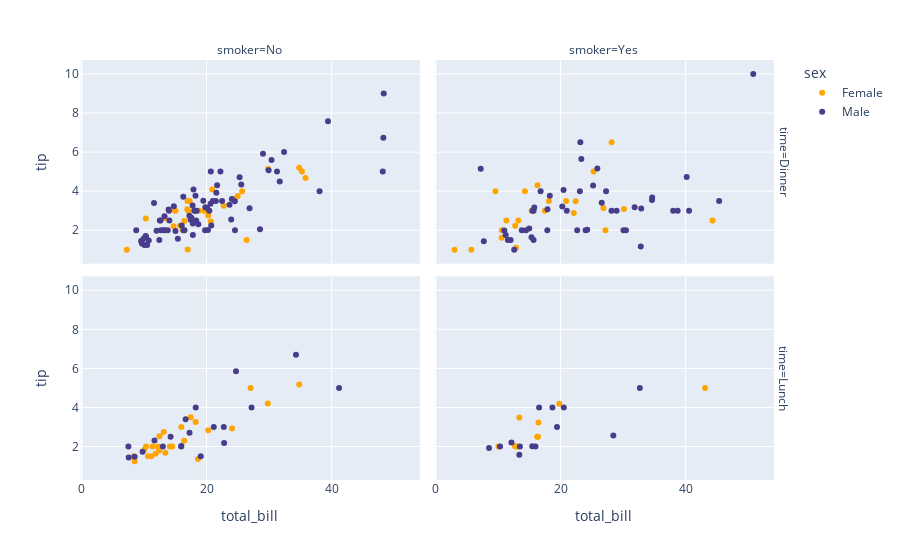

Here is the notebook cell this chart was saved with:
### Markdown cell above
### The tips dataset

### Code cell
fig = px.scatter(tips, x="total_bill", y="tip", color="sex", facet_col="smoker", facet_row="time", color_discrete_sequence=['orange', 'darkslateblue'])
fig.show()

# CSS color values: https://www.w3.org/wiki/CSS/Properties/color/keywords

### Figure 1 — Plotly figure (JSON) as saved in the notebook; plotly's stock layout.template omitted (floating-point values rounded to 4 significant figures)
{"data": [{"hovertemplate": "sex=Female<br>time=Dinner<br>smoker=No<br>total_bill=%{x}<br>tip=%{y}<extra></extra>", "legendgroup": "Female", "marker": {"color": "orange", "symbol": "circle"}, "mode": "markers", "name": "Female", "orientation": "v", "showlegend": true, "type": "scatter", "x": [16.99, 24.59, 35.26, 14.83, 10.33, 16.97, 20.29, 15.77, 19.65, 15.06, 20.69, 16.93, 10.29, 34.81, 26.41, 16.45, 17.07, 14.73, 22.75, 20.92, 7.25, 25.71, 17.31, 29.85, 25, 13.39, 16.21, 35.83, 18.78], "xaxis": "x3", "y": [1.01, 3.61, 5, 3.02, 1.67, 3.5, 2.75, 2.23, 3, 3, 2.45, 3.07, 2.6, 5.2, 1.5, 2.47, 3, 2.2, 3.25, 4.08, 1, 4, 3.5, 5.14, 3.75, 2.61, 2, 4.67, 3], "yaxis": "y3"}, {"hovertemplate": "sex=Female<br>time=Dinner<br>smoker=Yes<br>total_bill=%{x}<br>tip=%{y}<extra></extra>", "legendgroup": "Female", "marker": {"color": "orange", "symbol": "circle"}, "mode": "markers", "name": "Female", "orientation": "v", "showlegend": false, "type": "scatter", "x": [3.07, 26.86, 25.28, 5.75, 16.32, 11.35, 15.38, 44.3, 22.42, 14.31, 17.51, 10.59, 10.63, 9.6, 20.9, 18.15, 12.76, 13.27, 28.17, 12.9, 30.14, 22.12, 27.18], "xaxis": "x4", "y": [1, 3.14, 5, 1, 4.3, 2.5, 3, 2.5, 3.48, 4, 3, 1.61, 2, 4, 3.5, 3.5, 2.23, 2.5, 6.5, 1.1, 3.09, 2.88, 2], "yaxis": "y4"}, {"hovertemplate": "sex=Female<br>time=Lunch<br>smoker=No<br>total_bill=%{x}<br>tip=%{y}<extra></extra>", "legendgroup": "Female", "marker": {"color": "orange", "symbol": "circle"}, "mode": "markers", "name": "Female", "orientation": "v", "showlegend": false, "type": "scatter", "x": [10.07, 34.83, 10.65, 12.43, 24.08, 13.42, 12.48, 29.8, 14.52, 11.38, 20.27, 11.17, 12.26, 18.26, 8.51, 10.33, 14.15, 13.16, 17.47, 27.05, 16.43, 8.35, 18.64, 11.87, 15.98], "xaxis": "x", "y": [1.83, 5.17, 1.5, 1.8, 2.92, 1.68, 2.52, 4.2, 2, 2, 2.83, 1.5, 2, 3.25, 1.25, 2, 2, 2.75, 3.5, 5, 2.3, 1.5, 1.36, 1.63, 3], "yaxis": "y"}, {"hovertemplate": "sex=Female<br>time=Lunch<br>smoker=Yes<br>total_bill=%{x}<br>tip=%{y}<extra></extra>", "legendgroup": "Female", "marker": {"color": "orange", "symbol": "circle"}, "mode": "markers", "name": "Female", "orientation": "v", "showlegend": false, "type": "scatter", "x": [19.81, 43.11, 13, 12.74, 13, 16.4, 16.47, 13.42, 16.27, 10.09], "xaxis": "x2", "y": [4.19, 5, 2, 2.01, 2, 2.5, 3.23, 3.48, 2.5, 2], "yaxis": "y2"}, {"hovertemplate": "sex=Male<br>time=Dinner<br>smoker=No<br>total_bill=%{x}<br>tip=%{y}<extra></extra>", "legendgroup": "Male", "marker": {"color": "darkslateblue", "symbol": "circle"}, "mode": "markers", "name": "Male", "orientation": "v", "showlegend": true, "type": "scatter", "x": [10.34, 21.01, 23.68, 25.29, 8.77, 26.88, 15.04, 14.78, 10.27, 15.42, 18.43, 21.58, 16.29, 20.65, 17.92, 39.42, 19.82, 17.81, 13.37, 12.69, 21.7, 9.55, 18.35, 17.78, 24.06, 16.31, 18.69, 31.27, 16.04, 17.46, 13.94, 9.68, 30.4, 18.29, 22.23, 32.4, 28.55, 18.04, 12.54, 9.94, 25.56, 19.49, 48.27, 17.59, 20.08, 20.23, 12.02, 10.51, 22.49, 12.46, 18.24, 14, 38.07, 23.95, 29.93, 14.07, 13.13, 17.26, 24.55, 19.77, 48.17, 16.49, 21.5, 12.66, 13.81, 24.52, 20.76, 31.71, 20.69, 48.33, 20.45, 13.28, 11.61, 10.77, 10.07, 29.03, 17.82], "xaxis": "x3", "y": [1.66, 3.5, 3.31, 4.71, 2, 3.12, 1.96, 3.23, 1.71, 1.57, 3, 3.92, 3.71, 3.35, 4.08, 7.58, 3.18, 2.34, 2, 2, 4.3, 1.45, 2.5, 3.27, 3.6, 2, 2.31, 5, 2.24, 2.54, 3.06, 1.32, 5.6, 3, 5, 6, 2.05, 3, 2.5, 1.56, 4.34, 3.51, 6.73, 2.64, 3.15, 2.01, 1.97, 1.25, 3.5, 1.5, 3.76, 3, 4, 2.55, 5.07, 2.5, 2, 2.74, 2, 2, 5, 2, 3.5, 2.5, 2, 3.48, 2.24, 4.5, 5, 9, 3, 2.72, 3.39, 1.47, 1.25, 5.92, 1.75], "yaxis": "y3"}, {"hovertemplate": "sex=Male<br>time=Dinner<br>smoker=Yes<br>total_bill=%{x}<br>tip=%{y}<extra></extra>", "legendgroup": "Male", "marker": {"color": "darkslateblue", "symbol": "circle"}, "mode": "markers", "name": "Male", "orientation": "v", "showlegend": false, "type": "scatter", "x": [38.01, 11.24, 20.29, 13.81, 11.02, 18.29, 15.01, 17.92, 28.97, 40.17, 27.28, 12.03, 21.01, 15.36, 20.49, 25.21, 50.81, 15.81, 7.25, 31.85, 16.82, 32.9, 17.89, 14.48, 34.63, 34.65, 23.33, 45.35, 23.17, 40.55, 30.46, 23.1, 15.69, 26.59, 38.73, 24.27, 30.06, 25.89, 28.15, 11.59, 7.74, 24.01, 15.69, 15.53, 12.6, 32.83, 22.67], "xaxis": "x4", "y": [3, 1.76, 3.21, 2, 1.98, 3.76, 2.09, 3.08, 3, 4.73, 4, 1.5, 3, 1.64, 4.06, 4.29, 10, 3.16, 5.15, 3.18, 4, 3.11, 2, 2, 3.55, 3.68, 5.65, 3.5, 6.5, 3, 2, 4, 1.5, 3.41, 3, 2.03, 2, 5.16, 3, 1.5, 1.44, 2, 3, 3, 1, 1.17, 2], "yaxis": "y4"}, {"hovertemplate": "sex=Male<br>time=Lunch<br>smoker=No<br>total_bill=%{x}<br>tip=%{y}<extra></extra>", "legendgroup": "Male", "marker": {"color": "darkslateblue", "symbol": "circle"}, "mode": "markers", "name": "Male", "orientation": "v", "showlegend": false, "type": "scatter", "x": [27.2, 22.76, 17.29, 16.66, 15.98, 13.03, 18.28, 24.71, 21.16, 11.69, 14.26, 15.95, 8.52, 22.82, 19.08, 34.3, 41.19, 9.78, 7.51, 7.56], "xaxis": "x", "y": [4, 3, 2.71, 3.4, 2.03, 2, 4, 5.85, 3, 2.31, 2.5, 2, 1.48, 2.18, 1.5, 6.7, 5, 1.73, 2, 1.44], "yaxis": "y"}, {"hovertemplate": "sex=Male<br>time=Lunch<br>smoker=Yes<br>total_bill=%{x}<br>tip=%{y}<extra></extra>", "legendgroup": "Male", "marker": {"color": "darkslateblue", "symbol": "circle"}, "mode": "markers", "name": "Male", "orientation": "v", "showlegend": false, "type": "scatter", "x": [19.44, 32.68, 16, 28.44, 15.48, 16.58, 10.34, 13.51, 18.71, 20.53, 12.16, 8.58, 13.42], "xaxis": "x2", "y": [3, 5, 2, 2.56, 2.02, 4, 2, 2, 4, 4, 2.2, 1.92, 1.58], "yaxis": "y2"}], "layout": {"annotations": [{"font": {}, "showarrow": false, "text": "smoker=No", "x": 0.24, "xanchor": "center", "xref": "paper", "y": 1, "yanchor": "bottom", "yref": "paper"}, {"font": {}, "showarrow": false, "text": "smoker=Yes", "x": 0.74, "xanchor": "center", "xref": "paper", "y": 1, "yanchor": "bottom", "yref": "paper"}, {"font": {}, "showarrow": false, "text": "time=Lunch", "textangle": 90, "x": 0.98, "xanchor": "left", "xref": "paper", "y": 0.2425, "yanchor": "middle", "yref": "paper"}, {"font": {}, "showarrow": false, "text": "time=Dinner", "textangle": 90, "x": 0.98, "xanchor": "left", "xref": "paper", "y": 0.7575, "yanchor": "middle", "yref": "paper"}], "legend": {"title": {"text": "sex"}, "tracegroupgap": 0}, "margin": {"t": 60}, "xaxis": {"anchor": "y", "domain": [0, 0.48], "title": {"text": "total_bill"}}, "xaxis2": {"anchor": "y2", "domain": [0.5, 0.98], "matches": "x", "title": {"text": "total_bill"}}, "xaxis3": {"anchor": "y3", "domain": [0, 0.48], "matches": "x", "showticklabels": false}, "xaxis4": {"anchor": "y4", "domain": [0.5, 0.98], "matches": "x", "showticklabels": false}, "yaxis": {"anchor": "x", "domain": [0, 0.485], "title": {"text": "tip"}}, "yaxis2": {"anchor": "x2", "domain": [0, 0.485], "matches": "y", "showticklabels": false}, "yaxis3": {"anchor": "x3", "domain": [0.515, 1], "matches": "y", "title": {"text": "tip"}}, "yaxis4": {"anchor": "x4", "domain": [0.515, 1], "matches": "y", "showticklabels": false}}}
